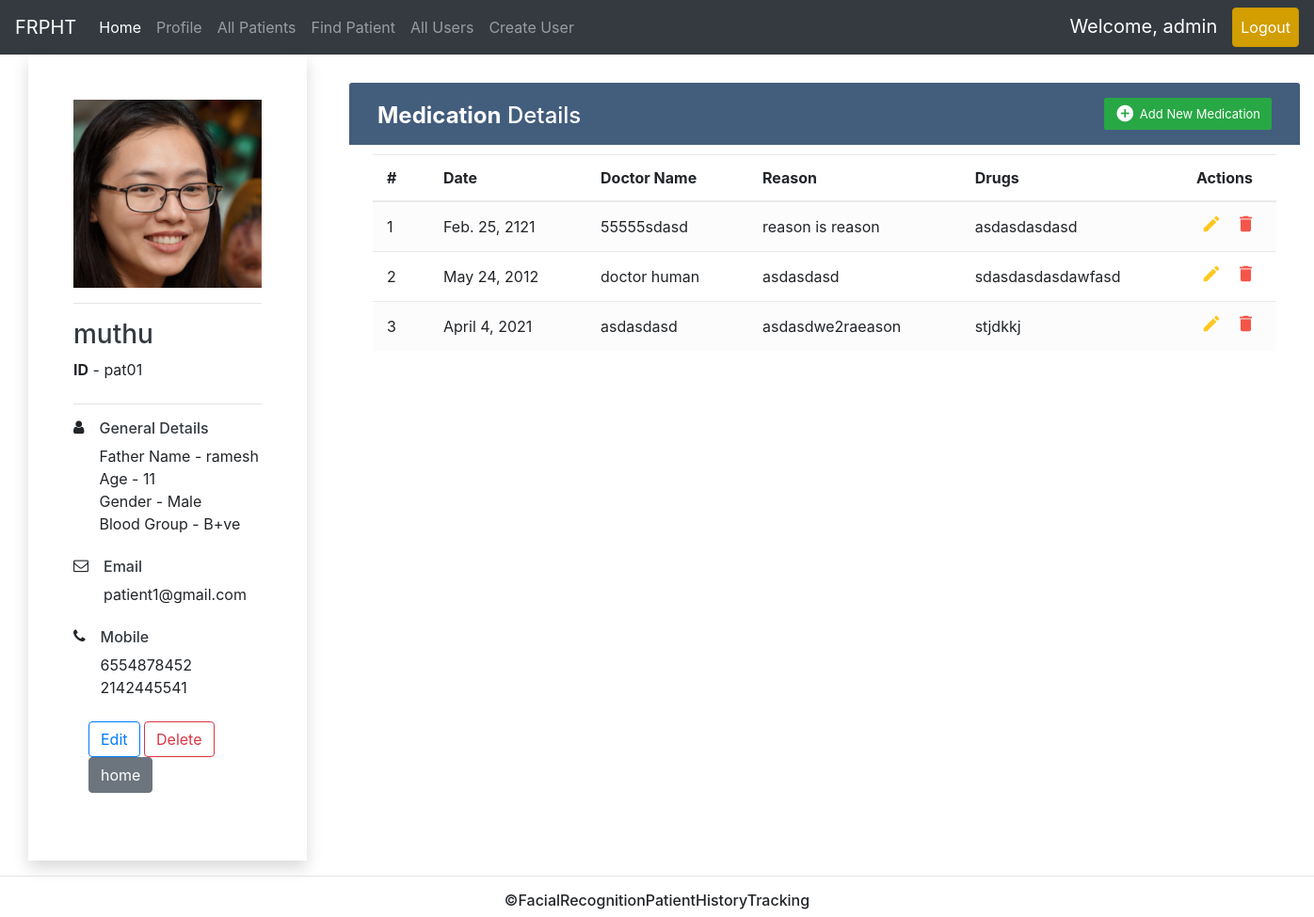
Before: /patient/pat01/ (signed in) with the older database file.
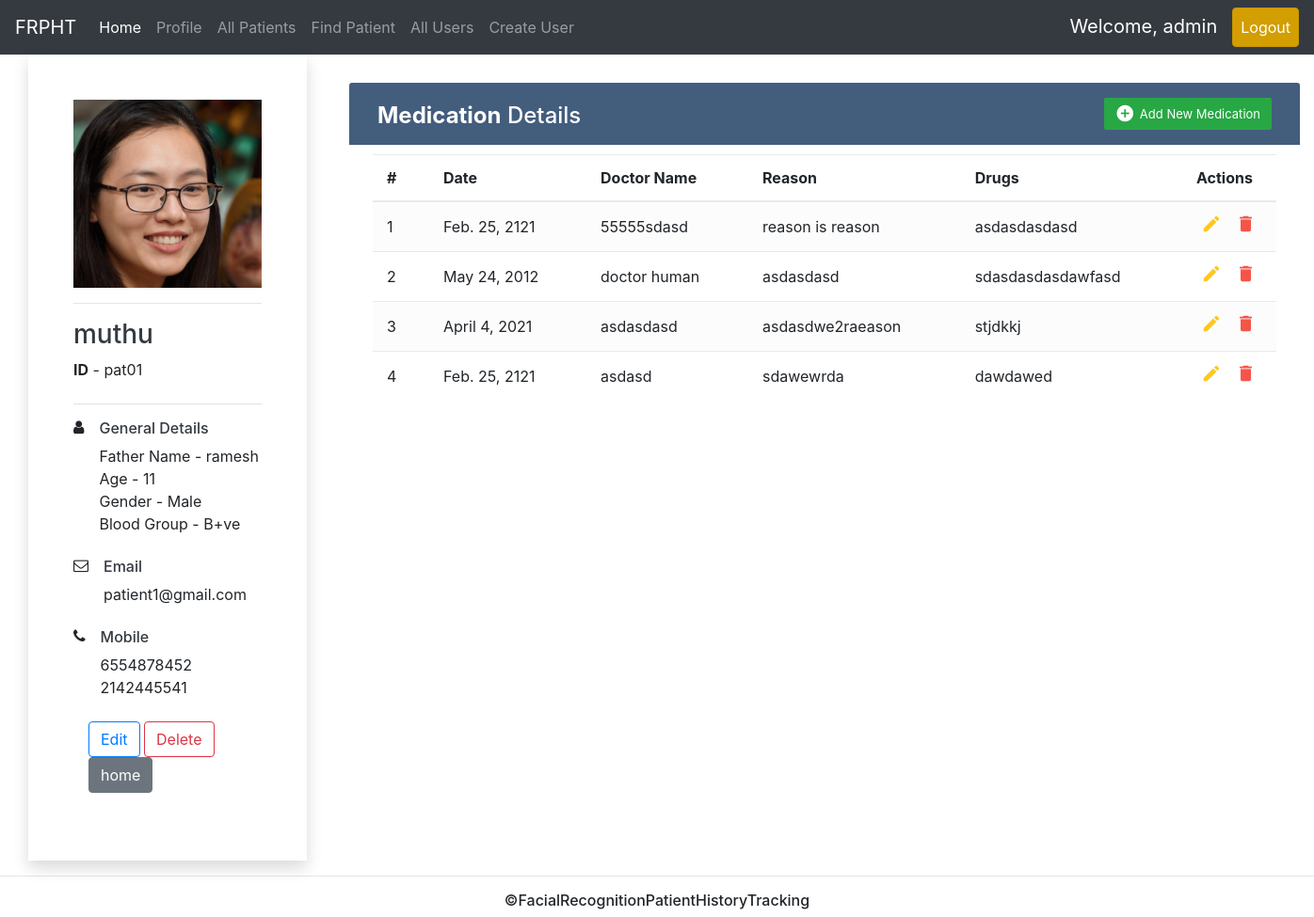
After: the same page with the newer database file.
### account/models.py (models this page shows, shortened)
class Account(AbstractBaseUser):
    GENDER = (
        ('Male','Male'),
        ('Female','Female'),
    )
    BLOOD_GROUP = (
        ("A+ve", "A+"),
        ("A-ve", "A-"),
        ("B+ve", "B+"),
        ("B-ve", "B-"),
        ("O+ve", "O+"),
        ("O-ve", "O-"),
        ("AB+ve", "AB+"),
        ("AB-ve", "AB-"),
    )
    email = models.EmailField(verbose_name = 'Email' , unique=True , max_length=100)
    userID = models.CharField(max_length=8, unique=True, primary_key = True)
    username = models.CharField(max_length=100, verbose_name = 'Full Name')
    date_joined = models.DateTimeField(verbose_name="Date Joined" , auto_now_add=True)
    last_login = models.DateTimeField(verbose_name="Last Login" , auto_now=True)
    is_active = models.BooleanField(default=True)
    is_doctor = models.BooleanField(default=False)
    is_superuser = models.BooleanField(default=False)
    father_name = models.CharField(max_length=50, null = True, blank = True)
    age = models.IntegerField(null = True, blank = True)
    gender = models.CharField(max_length=10 , choices=GENDER, null = True, blank = True)
    blood_group = models.CharField(max_length=10 , choices=BLOOD_GROUP, null = True, blank = True)
    number = models.CharField(max_length=10, null = True, blank = True)
    emergency_number = models.CharField(max_length=10, null = True, blank = True)
    userphoto = models.ImageField(upload_to = userphoto_path , default = defaultphoto_path, verbose_name= "Photo" ,null = True, blank = True, max_length=255)
    objects = MyAccountManager()
    USERNAME_FIELD = 'email'
    REQUIRED_FIELDS = ['userID', 'username']

### useraccount/models.py (models this page shows, shortened)
class Medication(models.Model):
    patient_ID = models.ForeignKey(settings.AUTH_USER_MODEL, on_delete = models.CASCADE,)
    date = models.DateField()
    doctor_name = models.CharField(max_length=100)
    reason = models.CharField(max_length=200)
    drugs = models.CharField(max_length=200)

### useraccount/views.py (the view)
# urls.py: path("patient/<str:id>/",views.patientprofileview , name = 'patientprofile'),
@login_required
def patientprofileview(request, id):
    pat = Account.objects.filter(userID=id)
    if not pat:
        return HttpResponse("<h1 align=center>No Patient Found!!!<h1>")
    patient = pat.first()
    meds = patient.medication_set.all()
    context = {'patient': patient, 'medications': meds}
    return render(request, 'useraccount/patientinfo.html', context)

### useraccount/templates/useraccount/patientinfo.html (shortened to what this page needs)
{% extends 'useraccount/homepage.html' %}
{% block homecontent %}
<div class="d-flex">
<div class="my-auto" style="flex-basis:25%;">
  <div class=container-xl>
  <div class="col">
     <div class="p-5 rounded-xs shadow">
         <img align = "center" src="{{patient.userphoto.url}}" width = "200px", height = "200px" alt="">
         <hr>
         <h3 class="text-dark">{{patient.username}}</h3>
         <p class="border-bottom pb-4"><b>ID</b> - {{patient.userID}}</p>
         <ul class="list-unstyled">
             <li class="d-flex mb-4"> <i class="fa fa-user icon-primary"></i>
                 <div class="pl-3">
                     <h6 class="text-dark">General Details</h6>
                     <ul class="list-unstyled">
                         <li>Father Name - {{patient.father_name}}</li>
                         <li>Age - {{patient.age}}</li>
                         <li>Gender - {{patient.gender}}</li>
                         <li>Blood Group - {{patient.blood_group}}</li>
                     </ul>
                 </div>
             </li>
             <li class="d-flex mb-4"> <i class="fa fa-envelope-o icon-primary"></i>
                 <div class="pl-3">
                     <h6 class="text-dark">Email</h6>
                     <ul class="list-unstyled">
                         <li>{{patient.email}}</li>
                     </ul>
                 </div>
             </li>
             <li class="d-flex mb-4"> <i class="fa fa-phone icon-primary"></i>
                 <div class="pl-3">
                     <h6 class="text-dark">Mobile</h6>
                     <ul class="list-unstyled">
                         <li>{{patient.number}}</li>
                         <li>{{patient.emergency_number}}</li>
                     </ul>
                 </div>
             </li>
             <li class="d-flex mb-4">
                 <div class="pl-3">
                    <a href="{% url 'edituser' patient.userID %}"><input type="button" class="btn btn-outline-primary" name="edit" value="Edit"></a>
                    {% if user.is_superuser %}
                    <a href="{% url 'deleteuser' patient.userID %}"><input type="button" class="btn btn-outline-danger" name="delete" value="Delete"></a>
                     {% endif %}
                     <a href="{% url 'home' %}"><input type="button" class="btn btn-secondary" name="home" value="home"></a>
                 </div>
             </li>
         </ul>
     </div>
   </div>
 </div>
</div>
<div class="flex-grow-1">
  <div class="container-xl" >
  	<div class="table-responsive">
  		<div class="table-wrapper">
  			<div class="table-title">
  				<div class="row">
  					<div class="col-sm-6">
  						<h2><b>Medication</b> Details</h2>
  					</div>
  					{% block addmed %}
  					<div class="col-sm-6">
  						<a href="{% url 'addmed' patient.userID %}" class="btn btn-success"><i class="material-icons">&#xE147;</i> <span>Add New Medication</span></a>
  					</div>
  					{% endblock%}
  				</div>
  			</div>
        {% block tableblock %}
        <table class="table table-striped table-hover">
  				<thead>
  					<tr>
  						<th>#</th>
  						<th>Date</th>
  						<th>Doctor Name</th>
  						<th>Reason</th>
  						<th>Drugs</th>
  						<th>Actions</th>
  					</tr>
  				</thead>
  				<tbody>
  					{% for med in medications %}
  					<tr>
  						<td>{{forloop.counter}}</td>
  						<td>{{med.date}}</td>
  						<td>{{med.doctor_name}}</td>
  						<td>{{med.reason}}</td>
  						<td>{{med.drugs}}</td>
  						<td>
  							<a href="{% url 'editmed' med.id %}" class="edit" ><i class="material-icons" data-toggle="tooltip" title="Edit">&#xE254;</i></a>
  							<a href="{% url 'deletemed' med.id %}" class="delete"><i class="material-icons" data-toggle="tooltip" title="Delete">&#xE872;</i></a>
  						</td>
  					</tr>
  					{% endfor %}
  					</table>
        {% endblock %}
      </div>
    </div>
  </div>
</div>
</div>
{% endblock %}

### useraccount/templates/useraccount/homepage.html (shortened to what this page needs)
{% extends 'base.html' %}
{% block basecontent %}
<div class="mb-auto">
  {% include 'navbar.html' %}
</div>
<div >
  {% block homecontent %}{% endblock %}
</div>
<div class="mt-auto" >
  <hr>
  <h6 align="center">&copy;FacialRecognitionPatientHistoryTracking</h6>
</div>
{% endblock %}

### templates/base.html (shortened to what this page needs)
{% load static %}
<!DOCTYPE html>
<html lang="en">
  <head>
    <link rel="stylesheet" href="{% static 'css/mainbody.css' %}">
    <link rel="stylesheet" href="{% static 'css/medtable.css' %}">
    <link rel="stylesheet" href="{% static 'css/loginpage.css' %}">
    {% include 'cssfiles.html' %}
  </head>
  <body class="d-flex flex-column min-vh-100">
      {% block basecontent %}
      {% endblock %}
  </body>
</html>

### templates/cssfiles.html (shortened to what this page needs)
{% load static %}
<link href="//maxcdn.bootstrapcdn.com/bootstrap/4.0.0/css/bootstrap.min.css" rel="stylesheet" id="bootstrap-css">
<link rel="stylesheet" href="https://stackpath.bootstrapcdn.com/bootstrap/4.5.0/css/bootstrap.min.css">
<link rel="stylesheet" href="https://maxcdn.bootstrapcdn.com/font-awesome/4.7.0/css/font-awesome.min.css">
<link rel="stylesheet" href="https://stackpath.bootstrapcdn.com/bootstrap/4.3.1/css/bootstrap.min.css">

### templates/navbar.html (shortened to what this page needs)
<nav class="navbar navbar-expand-lg navbar-dark bg-dark">
  <span class="navbar-brand">FRPHT</span>
  <div class="collapse navbar-collapse" id="navbarNavAltMarkup">
    <div class="navbar-nav">
      <a class="nav-item nav-link active" href="{% url 'home' %}">Home</a>
      <a class="nav-item nav-link" href="{% url 'userprofile' %}">Profile</a>
      {% if user.is_doctor%}
      <a class="nav-item nav-link" href="{% url 'allpatients' %}">All Patients</a>
      <a class="nav-item nav-link" href="{% url 'findpatient' %}">Find Patient</a>
      {% endif %}
      {% if user.is_superuser%}
      <a class="nav-item nav-link" href="{% url 'allusers' %}">All Users</a>
      <a class="nav-item nav-link" href="{% url 'createuser' %}">Create User</a>
      {% endif %}
    </div>
    <div class="navbar-nav ml-auto">
      <span class="navbar-brand ">Welcome, {{request.user.username}} </span>
      <a class="nav-item nav-link active btn btn-warning" href="{% url 'logout' %}">Logout</a>
    </div>
  </div>
</nav>

### static/css/mainbody.css (style rules this page uses)
body { background: #f5f5f5; font-family: 'Varela Round', sans-serif; font-size: 18px; }

### static/css/medtable.css (style rules this page uses)
.table-responsive { margin: 30px 0; }
.table-wrapper { background: #fff; padding: 20px 25px; border-radius: 3px; min-width: 1000px; box-shadow: 0 1px 1px rgba(0,0,0,.05); }
.table-title { padding-bottom: 15px; background: #435d7d; color: #fff; padding: 16px 30px; min-width: 100%; margin: -20px -25px 10px; border-radius: 3px 3px 0 0; }
.table-title h2 { margin: 5px 0 0; font-size: 24px; }
.table-title .btn { color: #fff; float: right; font-size: 13px; border: none; min-width: 50px; border-radius: 2px; border: none; outline: none !important; margin-left: 10px; }
.table-title .btn i { float: left; font-size: 21px; margin-right: 5px; }
.table-title .btn span { float: left; margin-top: 2px; }
table.table tr th, table.table tr td { border-color: #e9e9e9; padding: 12px 15px; vertical-align: middle; }
table.table tr th:first-child { width: 60px; }
table.table tr th:last-child { width: 100px; }
table.table-striped tbody tr:nth-of-type(odd) { background-color: #fcfcfc; }
table.table td:last-child i { opacity: 0.9; font-size: 22px; margin: 0 5px; }
table.table td a { font-weight: bold; color: #566787; display: inline-block; text-decoration: none; outline: none !important; }
table.table td a.edit { color: #FFC107; }
table.table td a.delete { color: #F44336; }
table.table td i { font-size: 19px; }

Changed rows visible on the page:
added Medication: date "Feb. 25, 2121", doctor_name "asdasd", reason "sdawewrda", drugs "dawdawed"
